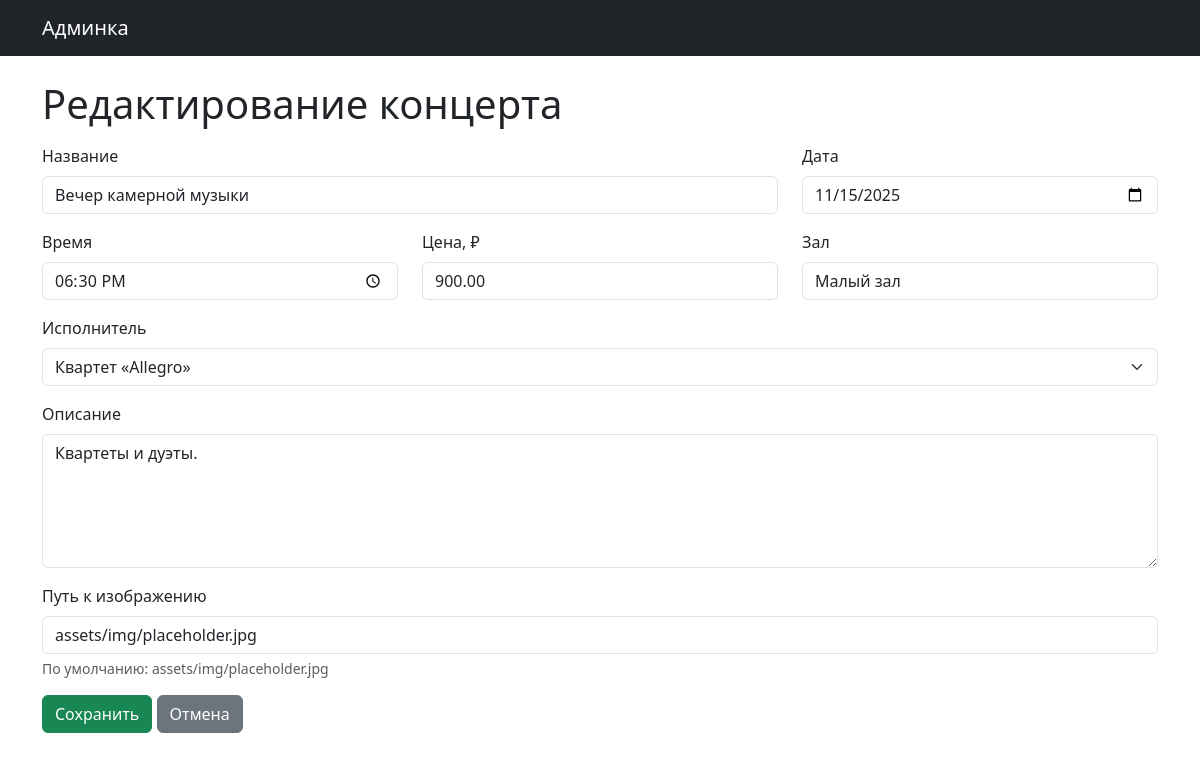
Screenshot of /admin/concert_edit.php?id=2 (signed in) with the database file from the repository.
### tables this page shows
CREATE TABLE IF NOT EXISTS concerts (
  id INT AUTO_INCREMENT PRIMARY KEY,
  title VARCHAR(255) NOT NULL,
  date DATE NOT NULL,
  time TIME NOT NULL,
  hall VARCHAR(255) DEFAULT 'Большой зал',
  price DECIMAL(8,2) DEFAULT 0,
  performer_id INT DEFAULT NULL,
  description TEXT,
  image VARCHAR(255) DEFAULT 'assets/img/placeholder.jpg',
  FOREIGN KEY (performer_id) REFERENCES performers(id) ON DELETE SET NULL
);

CREATE TABLE IF NOT EXISTS performers (
  id INT AUTO_INCREMENT PRIMARY KEY,
  name VARCHAR(255) NOT NULL,
  genre VARCHAR(255) DEFAULT NULL,
  bio TEXT,
  photo VARCHAR(255) DEFAULT 'assets/img/placeholder.jpg'
);

### admin/concert_edit.php (the view, shortened to what this page needs)
<?php
require_once __DIR__.'/../config.php';
$id=$_GET['id'] ?? null;
$editing=false;
$concert=[ 'title'=>'','date'=>date('Y-m-d'),'time'=>'19:00','hall'=>'Большой зал','price'=>0,'performer_id'=>null,'description'=>'','image'=>'assets/img/placeholder.jpg' ];
$perfs=$pdo->query("SELECT id,name FROM performers ORDER BY name")->fetchAll();
if($id){
  $st=$pdo->prepare("SELECT * FROM concerts WHERE id=?"); $st->execute([$id]);
  if($row=$st->fetch()){ $concert=$row; $editing=true; }
}
?>
<!doctype html><html lang="ru"><head><meta charset="utf-8"><title><?= $editing?'Редактирование':'Новый' ?> концерта</title>
<link href="https://cdn.jsdelivr.net/npm/bootstrap@5.3.3/dist/css/bootstrap.min.css" rel="stylesheet"></head><body>
<nav class="navbar navbar-dark bg-dark mb-4"><div class="container"><a class="navbar-brand" href="/philharmonia/admin/dashboard.php">Админка</a></div></nav>
<div class="container">
  <h1 class="mb-3"><?= $editing?'Редактирование концерта':'Новый концерт' ?></h1>
  <form method="post">
    <div class="row">
      <div class="col-md-8 mb-3">
        <label class="form-label">Название</label>
        <input name="title" class="form-control" required value="<?= htmlspecialchars($concert['title']) ?>">
      </div>
      <div class="col-md-4 mb-3">
        <label class="form-label">Дата</label>
        <input type="date" name="date" class="form-control" value="<?= htmlspecialchars($concert['date']) ?>">
      </div>
    </div>
    <div class="row">
      <div class="col-md-4 mb-3">
        <label class="form-label">Время</label>
        <input type="time" name="time" class="form-control" value="<?= substr($concert['time'],0,5) ?>">
      </div>
      <div class="col-md-4 mb-3">
        <label class="form-label">Цена, ₽</label>
        <input type="number" name="price" class="form-control" value="<?= htmlspecialchars($concert['price']) ?>">
      </div>
      <div class="col-md-4 mb-3">
        <label class="form-label">Зал</label>
        <input name="hall" class="form-control" value="<?= htmlspecialchars($concert['hall']) ?>">
      </div>
    </div>
    <div class="mb-3">
      <label class="form-label">Исполнитель</label>
      <select name="performer_id" class="form-select">
        <?php foreach($perfs as $p): ?>
          <option value="<?= $p['id'] ?>" <?= $concert['performer_id']==$p['id']?'selected':'' ?>><?= htmlspecialchars($p['name']) ?></option>
        <?php endforeach; ?>
      </select>
    </div>
    <div class="mb-3">
      <label class="form-label">Описание</label>
      <textarea name="description" rows="5" class="form-control"><?= htmlspecialchars($concert['description']) ?></textarea>
    </div>
    <div class="mb-3">
      <label class="form-label">Путь к изображению</label>
      <input name="image" class="form-control" value="<?= htmlspecialchars($concert['image']) ?>">
      <div class="form-text">По умолчанию: assets/img/placeholder.jpg</div>
    </div>
    <button class="btn btn-success">Сохранить</button>
    <a href="/philharmonia/admin/concerts_list.php" class="btn btn-secondary">Отмена</a>
  </form>
</div>
</body></html>

### rows the page displays
concerts: title "Вечер камерной музыки", date "11/15/2025", time "18:30", price "900.00", hall "Малый зал", performer_id "Квартет «Allegro»", description "Квартеты и дуэты.", image "assets/img/placeholder.jpg"
